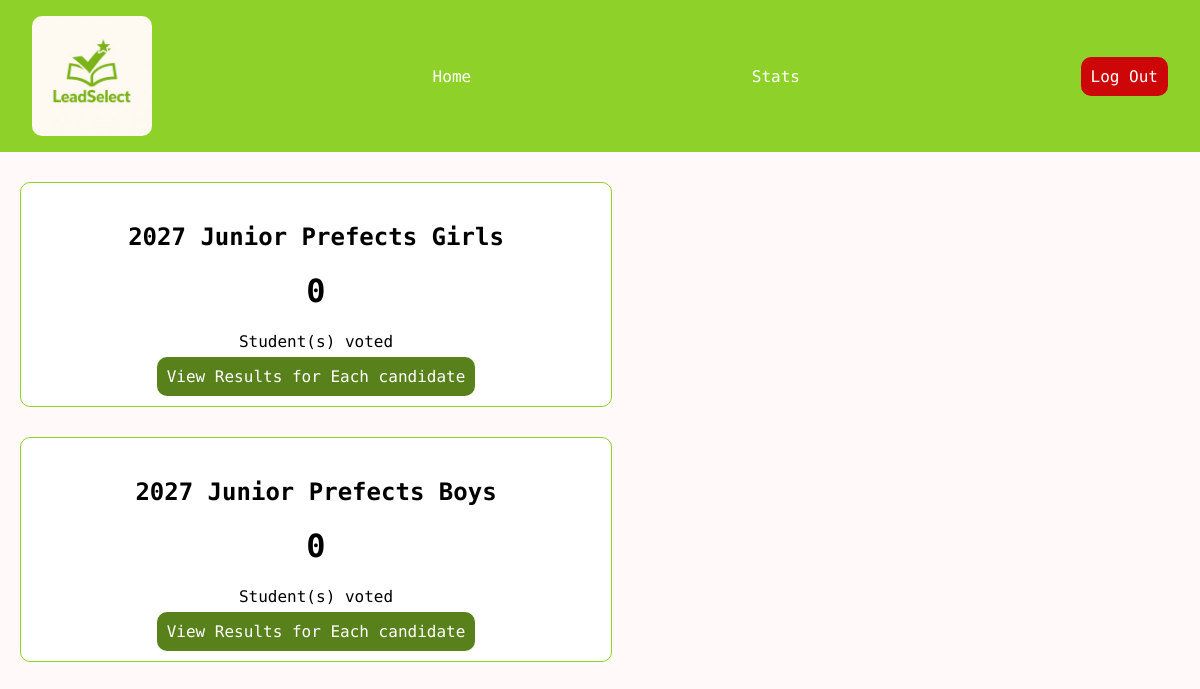
The page /stats/ (signed in) on the database its author committed.
### core/models.py (models this page shows, shortened)
class Election(models.Model):
    title = models.CharField(max_length=100)
    is_active = models.BooleanField(default=True)
    date_created = models.DateTimeField(auto_now_add=True)

### core/views.py (the view)
# urls.py: path('stats/', views.stats_view, name='stats'),
@login_required(login_url='/login/')
def stats_view(request):
    elections = Election.objects.order_by('-date_created').annotate(total_votes=Count('votes'))
    return render(request, 'stats.html', { 'elections': elections })

### core/templates/stats.html
{% extends 'base.html' %}
{% block content %}
    {% for election in elections %}
        {% if election.is_active %}
            <div class="stats-card">
                <h2>{{ election.title }}</h2>
                <h1>{{ election.total_votes }}</h1>
                <p>Student(s) voted</p>
                <a href="{% url 'results' election.pk %}">View Results for Each candidate</a>
            </div>
        {% endif %}
    {% endfor %}
{% endblock %}

### core/static/css/styles.css (style rules this page uses)
* { font-family: 'Space Mono', sans-serif; }
body { margin: 0; padding: 0; box-sizing: border-box; background-color: #fff9f9; }
.election-card, .stats-card { background-color: #fff; padding: 20px; margin: 30px 20px; border-radius: 10px; border: 1px solid #8ed129; transition: transform 0.3s; }
.stats-card { text-align: center; width: 550px; }
.election-card a, .stats-card a { text-decoration: none; color: #fff; background-color: #58811c; padding: 10px; border-radius: 10px; }

### rows shown on the page
Election: title "2027 Junior Prefects Girls", total_votes "0"
Election: title "2027 Junior Prefects Boys", total_votes "0"
